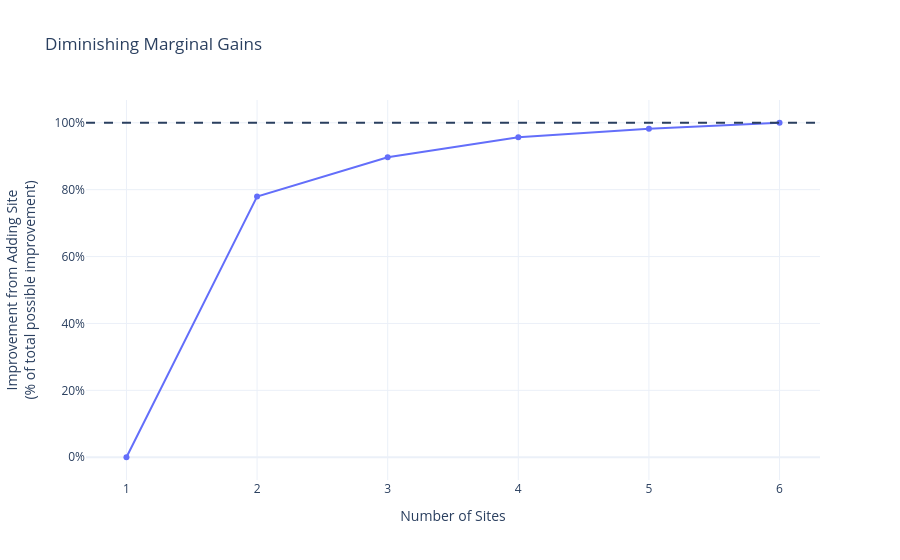

The notebook cell this image was saved under:
### Markdown cell above
We can also plot this as the % of the theoretical maximum improvement achievable. By adding in a horizontal line at 1, we give a clear reference point with a diminishing area.

### Code cell
fig = px.line(
    all_sols,
    x="n_sites",
    y="pct_of_total",
    markers=True,
    title="Diminishing Marginal Gains"
)

fig.add_hline(y=1.0, line_dash="dash")

fig.update_traces(
    hovertemplate=(
        "<b>%{x} sites</b><br>"
        "Marginal gain moving from %{customdata[3]} sites to %{customdata[2]} sites: %{y:.2f} minutes (%{customdata[1]:.1%} improvement) <br>"
        "Weighted average travel time for best solution with %{customdata[2]} sites: %{customdata[0]:.2f} minutes<br>"
        "% of total possible improvement achieved with %{customdata[2]} sites: %{customdata[4]:.1%}<extra></extra>"
    ),
    customdata=all_sols[["weighted_average", "marginal_pct_total", "n_sites", "n_sites_comparison", "pct_of_total"]].values,
)

fig.update_layout(
    xaxis_title="Number of Sites",
    yaxis_title="Improvement from Adding Site<br>(% of total possible improvement)",
    template="plotly_white",
    yaxis=dict(tickformat=".0%")
)



fig.show()

### Figure 1 — Plotly figure (JSON) as saved in the notebook; plotly's stock layout.template omitted (floating-point values rounded to 4 significant figures)
{"data": [{"customdata": [[9.739, NaN, 1.0, 0.0, 0.0], [5.944, 0.7792, 2.0, 1.0, 0.7792], [5.372, 0.1174, 3.0, 2.0, 0.8966], [5.08, 0.05997, 4.0, 3.0, 0.9566], [4.958, 0.02516, 5.0, 4.0, 0.9818], [4.869, 0.01824, 6.0, 5.0, 1.0]], "hovertemplate": "<b>%{x} sites</b><br>Marginal gain moving from %{customdata[3]} sites to %{customdata[2]} sites: %{y:.2f} minutes (%{customdata[1]:.1%} improvement) <br>Weighted average travel time for best solution with %{customdata[2]} sites: %{customdata[0]:.2f} minutes<br>% of total possible improvement achieved with %{customdata[2]} sites: %{customdata[4]:.1%}<extra></extra>", "legendgroup": "", "line": {"color": "#636efa", "dash": "solid"}, "marker": {"symbol": "circle"}, "mode": "lines+markers", "name": "", "orientation": "v", "showlegend": false, "type": "scatter", "x": [1, 2, 3, 4, 5, 6], "xaxis": "x", "y": [0.0, 0.7792, 0.8966, 0.9566, 0.9818, 1.0], "yaxis": "y"}], "layout": {"legend": {"tracegroupgap": 0}, "shapes": [{"line": {"dash": "dash"}, "type": "line", "x0": 0, "x1": 1, "xref": "x domain", "y0": 1, "y1": 1, "yref": "y"}], "title": {"text": "Diminishing Marginal Gains"}, "xaxis": {"anchor": "y", "domain": [0, 1], "title": {"text": "Number of Sites"}}, "yaxis": {"anchor": "x", "domain": [0, 1], "tickformat": ".0%", "title": {"text": "Improvement from Adding Site<br>(% of total possible improvement)"}}}}
